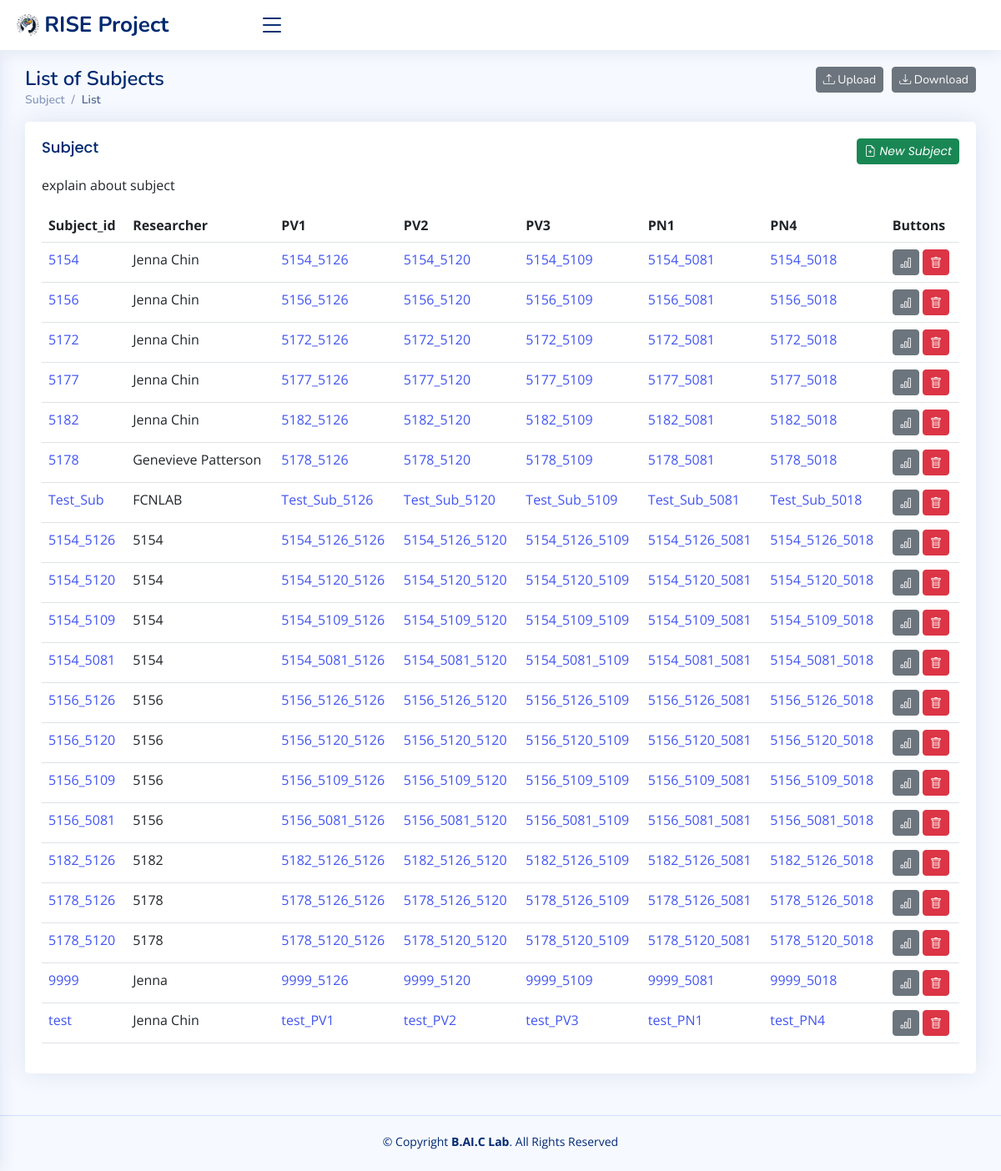
Before: /home/ with the older database file.
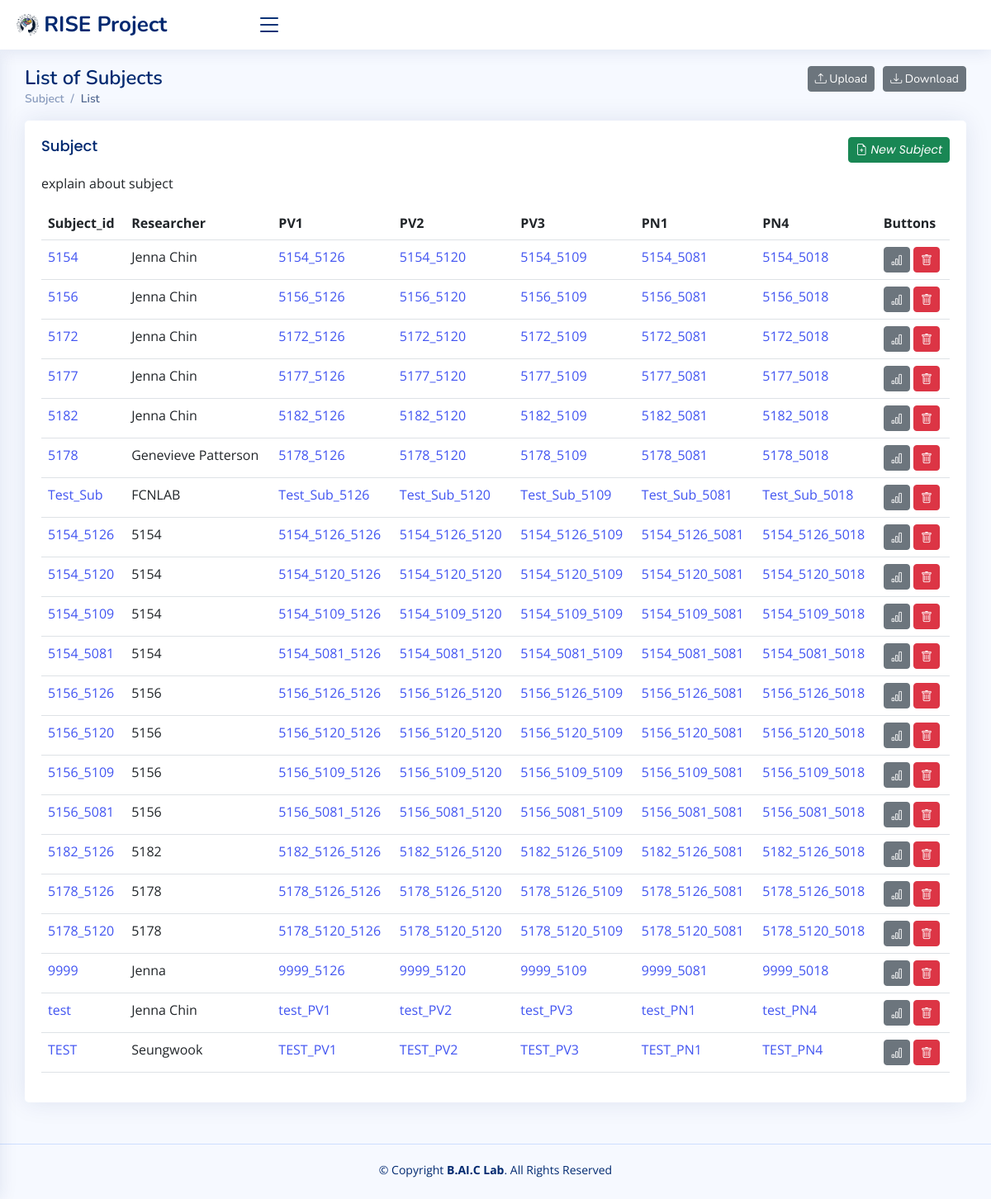
After: the same page with the newer database file.
### rise/models.py (models this page shows, shortened)
class Subject(models.Model):
    subject_id = models.CharField(max_length=20, primary_key=True)
    researcher = models.CharField(max_length=20)
    pv1 = models.CharField(max_length=20)
    pv2 = models.CharField(max_length=20)
    pv3 = models.CharField(max_length=20)
    pn1 = models.CharField(max_length=20)
    pn4 = models.CharField(max_length=20)
    class Meta:
        app_label = 'rise'

### rise/views.py (the view)
# urls.py: path('home/', subject_list, name='home'),
def subject_list(request):
    subjects = Subject.objects.all()
    return render(request, 'subject_list.html', {'subjects': subjects})

### rise/templates/subject_list.html (shortened to what the changed rows need)
<!DOCTYPE html>
<html lang="en">
{% load static %}
<head>
  <link href="{% static 'assets/vendor/bootstrap/css/bootstrap.min.css' %}" rel="stylesheet">
  <link href="{% static 'assets/vendor/bootstrap-icons/bootstrap-icons.css' %}" rel="stylesheet">
  <link href="{% static 'assets/vendor/boxicons/css/boxicons.min.css' %}" rel="stylesheet">
  <link href="{% static 'assets/vendor/quill/quill.snow.css' %}" rel="stylesheet">
  <link href="{% static 'assets/vendor/quill/quill.bubble.css' %}" rel="stylesheet">
  <link href="{% static 'assets/vendor/remixicon/remixicon.css' %}" rel="stylesheet">
  <link href="{% static 'assets/vendor/simple-datatables/style.css' %}" rel="stylesheet">
  <link href="{% static 'assets/css/style.css' %}" rel="stylesheet">
</head>
<body>
  <main id="main" class="main">
    <div class="pagetitle">
      <h1>
          List of Subjects
          <a href="{% url 'subject_download' %}">
              <button type="button" class="btn btn-secondary btn-sm" style="float: right; margin-left: 10px"><i class="bi bi-download"></i> Download</button>
          </a>
          <a href="{% url 'subject_upload' %}">
              <button type="button" class="btn btn-secondary btn-sm" style="float: right;"><i class="bi bi-upload"></i> Upload</button>
          </a>
      </h1>
    </div>
    <section class="section">
      <div class="row">
        <div class="col-lg-12">
          <div class="card">
            <div class="card-body">
              {% if subjects %}
                <table class="table datatable">
                <thead>
                  <tr>
                    <th scope="col">Subject_id</th>
                    <th scope="col">Researcher</th>
                    <th scope="col">PV1</th>
                    <th scope="col">PV2</th>
                    <th scope="col">PV3</th>
                    <th scope="col">PN1</th>
                    <th scope="col">PN4</th>
                    <th scope="col">Buttons</th>
                  </tr>
                </thead>
                    <tbody>
                    {% for subject in subjects %}
                    <tr>
                        <td><a href="{% url 'subject_update' subject.subject_id %}">{{ subject.subject_id }}</a></td>
                        <td>{{ subject.researcher }}</td>
                        <td><a href="{% url 'interview_update' subject.pv1 %}">{{ subject.pv1 }}</a></td>
                        <td><a href="{% url 'interview_update' subject.pv2 %}">{{ subject.pv2 }}</a></td>
                        <td><a href="{% url 'interview_update' subject.pv3 %}">{{ subject.pv3 }}</a></td>
                        <td><a href="{% url 'interview_update' subject.pn1 %}">{{ subject.pn1 }}</a></td>
                        <td><a href="{% url 'interview_update' subject.pn4 %}">{{ subject.pn4 }}</a></td>
                        <td>
                            <a href="/subjectStatics/{{ subject.subject_id }}">
                                <button type="button" class="btn btn-secondary btn-sm"><i class="bi bi-bar-chart"></i></button>
                            </a>
                            <a href="/subjectDelete/{{ subject.subject_id }}" onclick="return confirmDelete();">
                                <button type="button" class="btn btn-danger btn-sm"><i class="bi bi-trash"></i></button>
                            </a>
                        </td>
                    </tr>
                    {% endfor %}
                    </tbody>
              </table>
              {% else %}
                  <p>No Subject</p>
              {% endif %}
            </div>
          </div>
        </div>
      </div>
    </section>
  </main>
</body>
</html>

Changed rows visible on the page:
added Subject: subject_id "TEST", researcher "Seungwook", pv1 "TEST_PV1", pv2 "TEST_PV2", pv3 "TEST_PV3", pn1 "TEST_PN1", pn4 "TEST_PN4"
